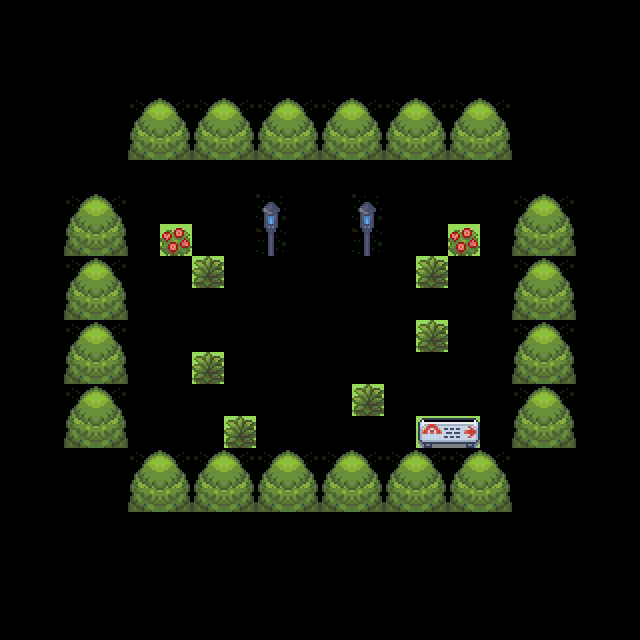

A level layout from a 2D game, rendered from its tile map. Below: a short description, then the map file with its tile-grid data intact:
An orthogonal 20x20 tile map with 32x32 px tiles, 1 tile layer (layer2), 1 hidden layer not drawn.

<map version="1.0" orientation="orthogonal" renderorder="right-down" width="20" height="20" tilewidth="32" tileheight="32" nextobjectid="1">
 <tileset firstgid="1" name="tileset" tilewidth="32" tileheight="32" tilecount="2912" columns="52">
  <image source="assets/tileset.png" width="1664" height="1792" />
 </tileset>
 <layer name="layer1" width="20" height="20" visible="0">
  <data encoding="csv">
56,56,56,56,56,56,56,56,56,56,56,56,56,56,56,56,56,56,56,56,
56,56,56,56,56,56,56,56,56,56,56,56,56,56,56,56,56,56,56,56,
56,56,56,56,56,56,56,56,56,56,56,56,56,56,56,56,56,56,56,56,
56,56,56,56,56,56,56,56,56,56,56,56,56,56,56,56,56,56,56,56,
56,56,56,56,56,56,56,56,56,56,56,56,56,56,56,56,56,56,56,56,
56,56,56,56,575,576,575,576,575,576,575,576,575,576,575,576,56,56,56,56,
56,56,56,56,120,121,121,121,121,121,121,121,121,121,121,122,56,56,56,56,
56,56,56,56,172,173,173,173,173,315,316,173,173,173,173,174,56,56,56,56,
56,56,575,576,172,173,173,173,626,367,368,626,173,173,173,174,575,576,56,56,
56,56,56,56,172,173,173,173,173,173,173,173,173,173,173,174,56,56,56,56,
56,56,575,576,172,173,173,173,173,173,173,173,173,173,173,174,575,576,56,56,
56,56,56,56,172,173,173,173,173,173,173,173,173,173,173,174,56,56,56,56,
56,56,575,576,172,173,173,173,173,173,173,173,173,173,173,174,575,576,56,56,
56,56,56,56,172,173,173,173,173,173,173,173,173,173,173,174,56,56,56,56,
56,56,575,576,224,225,225,225,225,225,225,225,225,225,225,226,575,576,56,56,
56,56,56,56,56,56,56,56,56,56,56,56,56,56,56,56,56,56,56,56,
56,56,56,56,575,576,575,576,575,576,575,576,575,576,575,576,56,56,56,56,
56,56,56,56,56,56,56,56,56,56,56,56,56,56,56,56,56,56,56,56,
56,56,56,56,56,56,56,56,56,56,56,56,56,56,56,56,56,56,56,56,
56,56,56,56,56,56,56,56,56,56,56,56,56,56,56,56,56,56,56,56
</data>
 </layer>
 <layer name="layer2" width="20" height="20">
  <data encoding="csv">
0,0,0,0,0,0,0,0,0,0,0,0,0,0,0,0,0,0,0,0,
0,0,0,0,0,0,0,0,0,0,0,0,0,0,0,0,0,0,0,0,
0,0,0,0,0,0,0,0,0,0,0,0,0,0,0,0,0,0,0,0,
0,0,0,0,471,472,471,472,471,472,471,472,471,472,471,472,0,0,0,0,
0,0,0,0,523,524,523,524,523,524,523,524,523,524,523,524,0,0,0,0,
0,0,0,0,0,0,0,0,0,0,0,0,0,0,0,0,0,0,0,0,
0,0,471,472,0,0,0,0,522,0,0,522,0,0,0,0,471,472,0,0,
0,0,523,524,0,737,0,0,574,0,0,574,0,0,737,0,523,524,0,0,
0,0,471,472,0,0,109,0,0,0,0,0,0,109,0,0,471,472,0,0,
0,0,523,524,0,0,0,0,0,0,0,0,0,0,0,0,523,524,0,0,
0,0,471,472,0,0,0,0,0,0,0,0,0,109,0,0,471,472,0,0,
0,0,523,524,0,0,109,0,0,0,0,0,0,0,0,0,523,524,0,0,
0,0,471,472,0,0,0,0,0,0,0,109,0,0,0,0,471,472,0,0,
0,0,523,524,0,0,0,109,0,0,0,0,0,263,264,0,523,524,0,0,
0,0,0,0,471,472,471,472,471,472,471,472,471,472,471,472,0,0,0,0,
0,0,0,0,523,524,523,524,523,524,523,524,523,524,523,524,0,0,0,0,
0,0,0,0,0,0,0,0,0,0,0,0,0,0,0,0,0,0,0,0,
0,0,0,0,0,0,0,0,0,0,0,0,0,0,0,0,0,0,0,0,
0,0,0,0,0,0,0,0,0,0,0,0,0,0,0,0,0,0,0,0,
0,0,0,0,0,0,0,0,0,0,0,0,0,0,0,0,0,0,0,0
</data>
 </layer>
</map>